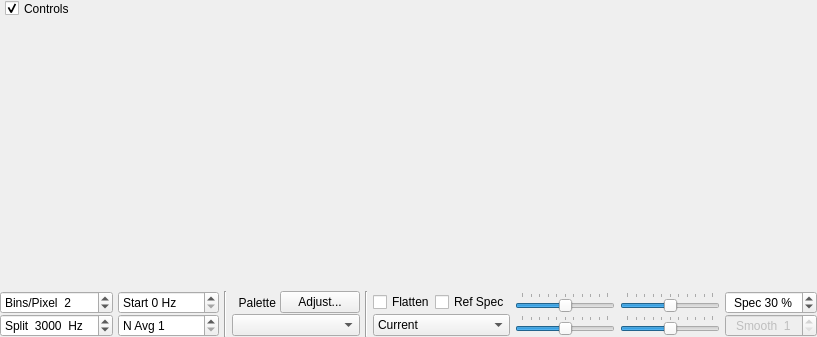
<?xml version="1.0" encoding="UTF-8"?>
<ui version="4.0">
 <class>WideGraph</class>
 <widget class="QDialog" name="WideGraph">
  <property name="geometry">
   <rect>
    <x>0</x>
    <y>0</y>
    <width>799</width>
    <height>337</height>
   </rect>
  </property>
  <property name="windowTitle">
   <string>Dialog</string>
  </property>
  <layout class="QVBoxLayout" name="verticalLayout">
   <property name="spacing">
    <number>1</number>
   </property>
   <property name="leftMargin">
    <number>0</number>
   </property>
   <property name="topMargin">
    <number>0</number>
   </property>
   <property name="rightMargin">
    <number>0</number>
   </property>
   <property name="bottomMargin">
    <number>0</number>
   </property>
   <item>
    <widget class="CPlotter" name="widePlot">
     <property name="enabled">
      <bool>true</bool>
     </property>
     <property name="sizePolicy">
      <sizepolicy hsizetype="Preferred" vsizetype="MinimumExpanding">
       <horstretch>0</horstretch>
       <verstretch>0</verstretch>
      </sizepolicy>
     </property>
     <property name="minimumSize">
      <size>
       <width>400</width>
       <height>100</height>
      </size>
     </property>
     <property name="frameShape">
      <enum>QFrame::NoFrame</enum>
     </property>
     <property name="frameShadow">
      <enum>QFrame::Plain</enum>
     </property>
     <property name="lineWidth">
      <number>1</number>
     </property>
     <widget class="QCheckBox" name="cbControls">
      <property name="geometry">
       <rect>
        <x>5</x>
        <y>0</y>
        <width>77</width>
        <height>17</height>
       </rect>
      </property>
      <property name="text">
       <string>Controls</string>
      </property>
      <property name="checked">
       <bool>true</bool>
      </property>
     </widget>
    </widget>
   </item>
   <item>
    <widget class="QWidget" name="controls_widget" native="true">
     <property name="sizePolicy">
      <sizepolicy hsizetype="Preferred" vsizetype="Maximum">
       <horstretch>0</horstretch>
       <verstretch>0</verstretch>
      </sizepolicy>
     </property>
     <layout class="QGridLayout" name="gridLayout">
      <property name="leftMargin">
       <number>0</number>
      </property>
      <property name="topMargin">
       <number>0</number>
      </property>
      <property name="rightMargin">
       <number>0</number>
      </property>
      <property name="bottomMargin">
       <number>0</number>
      </property>
      <property name="horizontalSpacing">
       <number>5</number>
      </property>
      <property name="verticalSpacing">
       <number>0</number>
      </property>
      <item row="1" column="8">
       <widget class="QSlider" name="gain2dSlider">
        <property name="sizePolicy">
         <sizepolicy hsizetype="Expanding" vsizetype="Fixed">
          <horstretch>0</horstretch>
          <verstretch>0</verstretch>
         </sizepolicy>
        </property>
        <property name="minimumSize">
         <size>
          <width>100</width>
          <height>0</height>
         </size>
        </property>
        <property name="maximumSize">
         <size>
          <width>200</width>
          <height>16777215</height>
         </size>
        </property>
        <property name="toolTip">
         <string>Spectrum gain</string>
        </property>
        <property name="minimum">
         <number>-50</number>
        </property>
        <property name="maximum">
         <number>50</number>
        </property>
        <property name="orientation">
         <enum>Qt::Horizontal</enum>
        </property>
        <property name="tickPosition">
         <enum>QSlider::TicksAbove</enum>
        </property>
       </widget>
      </item>
      <item row="0" column="4">
       <layout class="QHBoxLayout" name="horizontalLayout">
        <item>
         <widget class="QLabel" name="labPalette">
          <property name="text">
           <string>  Palette </string>
          </property>
          <property name="alignment">
           <set>Qt::AlignLeading|Qt::AlignLeft|Qt::AlignVCenter</set>
          </property>
         </widget>
        </item>
        <item>
         <widget class="QPushButton" name="adjust_palette_push_button">
          <property name="toolTip">
           <string>&lt;html&gt;&lt;head/&gt;&lt;body&gt;&lt;p&gt;Enter definition for a new color palette.&lt;/p&gt;&lt;/body&gt;&lt;/html&gt;</string>
          </property>
          <property name="text">
           <string>Adjust...</string>
          </property>
          <property name="autoDefault">
           <bool>false</bool>
          </property>
         </widget>
        </item>
       </layout>
      </item>
      <item row="0" column="8">
       <widget class="QSlider" name="gainSlider">
        <property name="sizePolicy">
         <sizepolicy hsizetype="Expanding" vsizetype="Fixed">
          <horstretch>0</horstretch>
          <verstretch>0</verstretch>
         </sizepolicy>
        </property>
        <property name="minimumSize">
         <size>
          <width>100</width>
          <height>0</height>
         </size>
        </property>
        <property name="maximumSize">
         <size>
          <width>200</width>
          <height>16777215</height>
         </size>
        </property>
        <property name="toolTip">
         <string>Waterfall gain</string>
        </property>
        <property name="minimum">
         <number>-50</number>
        </property>
        <property name="maximum">
         <number>50</number>
        </property>
        <property name="orientation">
         <enum>Qt::Horizontal</enum>
        </property>
        <property name="tickPosition">
         <enum>QSlider::TicksAbove</enum>
        </property>
       </widget>
      </item>
      <item row="0" column="11">
       <widget class="QSpinBox" name="sbPercent2dPlot">
        <property name="toolTip">
         <string>&lt;html&gt;&lt;head/&gt;&lt;body&gt;&lt;p&gt;Set fractional size of spectrum in this window.&lt;/p&gt;&lt;/body&gt;&lt;/html&gt;</string>
        </property>
        <property name="alignment">
         <set>Qt::AlignCenter</set>
        </property>
        <property name="suffix">
         <string> %</string>
        </property>
        <property name="prefix">
         <string>Spec </string>
        </property>
        <property name="maximum">
         <number>100</number>
        </property>
        <property name="singleStep">
         <number>5</number>
        </property>
        <property name="value">
         <number>30</number>
        </property>
       </widget>
      </item>
      <item row="0" column="6">
       <layout class="QHBoxLayout" name="horizontalLayout_3">
        <item>
         <widget class="QCheckBox" name="cbFlatten">
          <property name="toolTip">
           <string>&lt;html&gt;&lt;head/&gt;&lt;body&gt;&lt;p&gt;Flatten spectral baseline over the full displayed interval.&lt;/p&gt;&lt;/body&gt;&lt;/html&gt;</string>
          </property>
          <property name="text">
           <string>Flatten</string>
          </property>
         </widget>
        </item>
        <item>
         <widget class="QCheckBox" name="cbRef">
          <property name="toolTip">
           <string>&lt;html&gt;&lt;head/&gt;&lt;body&gt;&lt;p&gt;Compute and save a reference spectrum.  (Not yet fully implemented.)&lt;/p&gt;&lt;/body&gt;&lt;/html&gt;</string>
          </property>
          <property name="text">
           <string>Ref Spec</string>
          </property>
         </widget>
        </item>
       </layout>
      </item>
      <item row="1" column="11">
       <widget class="QSpinBox" name="smoSpinBox">
        <property name="enabled">
         <bool>false</bool>
        </property>
        <property name="toolTip">
         <string>Smoothing of Linear Average spectrum</string>
        </property>
        <property name="alignment">
         <set>Qt::AlignCenter</set>
        </property>
        <property name="suffix">
         <string/>
        </property>
        <property name="prefix">
         <string>Smooth  </string>
        </property>
        <property name="minimum">
         <number>1</number>
        </property>
        <property name="maximum">
         <number>7</number>
        </property>
       </widget>
      </item>
      <item row="0" column="1">
       <widget class="QSpinBox" name="bppSpinBox">
        <property name="toolTip">
         <string>Compression factor for frequency scale</string>
        </property>
        <property name="suffix">
         <string/>
        </property>
        <property name="prefix">
         <string>Bins/Pixel  </string>
        </property>
        <property name="minimum">
         <number>1</number>
        </property>
        <property name="maximum">
         <number>1000</number>
        </property>
        <property name="singleStep">
         <number>1</number>
        </property>
        <property name="value">
         <number>2</number>
        </property>
       </widget>
      </item>
      <item row="1" column="4">
       <widget class="QComboBox" name="paletteComboBox">
        <property name="toolTip">
         <string>Select waterfall palette</string>
        </property>
       </widget>
      </item>
      <item row="1" column="6">
       <widget class="QComboBox" name="spec2dComboBox">
        <property name="toolTip">
         <string>&lt;html&gt;&lt;head/&gt;&lt;body&gt;&lt;p&gt;Select data for spectral display&lt;/p&gt;&lt;/body&gt;&lt;/html&gt;</string>
        </property>
        <property name="currentIndex">
         <number>0</number>
        </property>
        <item>
         <property name="text">
          <string>Current</string>
         </property>
        </item>
        <item>
         <property name="text">
          <string>Cumulative</string>
         </property>
        </item>
        <item>
         <property name="text">
          <string>Linear Avg</string>
         </property>
        </item>
        <item>
         <property name="text">
          <string>Reference</string>
         </property>
        </item>
       </widget>
      </item>
      <item row="0" column="2">
       <widget class="QSpinBox" name="fStartSpinBox">
        <property name="toolTip">
         <string>&lt;html&gt;&lt;head/&gt;&lt;body&gt;&lt;p&gt;Frequency at left edge of waterfall&lt;/p&gt;&lt;/body&gt;&lt;/html&gt;</string>
        </property>
        <property name="suffix">
         <string> Hz</string>
        </property>
        <property name="prefix">
         <string>Start </string>
        </property>
        <property name="maximum">
         <number>4900</number>
        </property>
        <property name="singleStep">
         <number>100</number>
        </property>
       </widget>
      </item>
      <item row="1" column="1">
       <widget class="QSpinBox" name="fSplitSpinBox">
        <property name="toolTip">
         <string>&lt;html&gt;&lt;head/&gt;&lt;body&gt;&lt;p&gt;Decode JT9 only above this frequency&lt;/p&gt;&lt;/body&gt;&lt;/html&gt;</string>
        </property>
        <property name="suffix">
         <string>  Hz</string>
        </property>
        <property name="prefix">
         <string>Split  </string>
        </property>
        <property name="minimum">
         <number>0</number>
        </property>
        <property name="maximum">
         <number>5000</number>
        </property>
        <property name="singleStep">
         <number>100</number>
        </property>
        <property name="value">
         <number>3000</number>
        </property>
       </widget>
      </item>
      <item row="1" column="2">
       <widget class="QSpinBox" name="waterfallAvgSpinBox">
        <property name="toolTip">
         <string>Number of FFTs averaged (controls waterfall scrolling rate)</string>
        </property>
        <property name="prefix">
         <string>N Avg </string>
        </property>
        <property name="minimum">
         <number>1</number>
        </property>
        <property name="maximum">
         <number>500</number>
        </property>
       </widget>
      </item>
      <item row="0" column="10">
       <widget class="QSlider" name="zeroSlider">
        <property name="sizePolicy">
         <sizepolicy hsizetype="Expanding" vsizetype="Fixed">
          <horstretch>0</horstretch>
          <verstretch>0</verstretch>
         </sizepolicy>
        </property>
        <property name="minimumSize">
         <size>
          <width>100</width>
          <height>0</height>
         </size>
        </property>
        <property name="maximumSize">
         <size>
          <width>200</width>
          <height>16777215</height>
         </size>
        </property>
        <property name="toolTip">
         <string>Waterfall zero</string>
        </property>
        <property name="minimum">
         <number>-50</number>
        </property>
        <property name="maximum">
         <number>50</number>
        </property>
        <property name="orientation">
         <enum>Qt::Horizontal</enum>
        </property>
        <property name="tickPosition">
         <enum>QSlider::TicksAbove</enum>
        </property>
       </widget>
      </item>
      <item row="1" column="10">
       <widget class="QSlider" name="zero2dSlider">
        <property name="sizePolicy">
         <sizepolicy hsizetype="Expanding" vsizetype="Fixed">
          <horstretch>0</horstretch>
          <verstretch>0</verstretch>
         </sizepolicy>
        </property>
        <property name="minimumSize">
         <size>
          <width>100</width>
          <height>0</height>
         </size>
        </property>
        <property name="maximumSize">
         <size>
          <width>200</width>
          <height>16777215</height>
         </size>
        </property>
        <property name="toolTip">
         <string>Spectrum zero</string>
        </property>
        <property name="minimum">
         <number>-50</number>
        </property>
        <property name="maximum">
         <number>50</number>
        </property>
        <property name="orientation">
         <enum>Qt::Horizontal</enum>
        </property>
        <property name="tickPosition">
         <enum>QSlider::TicksAbove</enum>
        </property>
       </widget>
      </item>
      <item row="0" column="0" rowspan="2">
       <spacer name="horizontalSpacer">
        <property name="orientation">
         <enum>Qt::Horizontal</enum>
        </property>
        <property name="sizeHint" stdset="0">
         <size>
          <width>40</width>
          <height>20</height>
         </size>
        </property>
       </spacer>
      </item>
      <item row="0" column="12" rowspan="2">
       <spacer name="horizontalSpacer_2">
        <property name="orientation">
         <enum>Qt::Horizontal</enum>
        </property>
        <property name="sizeHint" stdset="0">
         <size>
          <width>40</width>
          <height>20</height>
         </size>
        </property>
       </spacer>
      </item>
      <item row="0" column="3" rowspan="2">
       <widget class="Line" name="line">
        <property name="orientation">
         <enum>Qt::Vertical</enum>
        </property>
       </widget>
      </item>
      <item row="0" column="5" rowspan="2">
       <widget class="Line" name="line_2">
        <property name="orientation">
         <enum>Qt::Vertical</enum>
        </property>
       </widget>
      </item>
     </layout>
    </widget>
   </item>
  </layout>
 </widget>
 <customwidgets>
  <customwidget>
   <class>CPlotter</class>
   <extends>QFrame</extends>
   <header>widgets/plotter.h</header>
   <container>1</container>
  </customwidget>
 </customwidgets>
 <tabstops>
  <tabstop>cbControls</tabstop>
  <tabstop>bppSpinBox</tabstop>
  <tabstop>fStartSpinBox</tabstop>
  <tabstop>fSplitSpinBox</tabstop>
  <tabstop>waterfallAvgSpinBox</tabstop>
  <tabstop>adjust_palette_push_button</tabstop>
  <tabstop>paletteComboBox</tabstop>
  <tabstop>cbFlatten</tabstop>
  <tabstop>cbRef</tabstop>
  <tabstop>spec2dComboBox</tabstop>
  <tabstop>gainSlider</tabstop>
  <tabstop>zeroSlider</tabstop>
  <tabstop>gain2dSlider</tabstop>
  <tabstop>zero2dSlider</tabstop>
  <tabstop>sbPercent2dPlot</tabstop>
  <tabstop>smoSpinBox</tabstop>
 </tabstops>
 <resources/>
 <connections/>
</ui>
